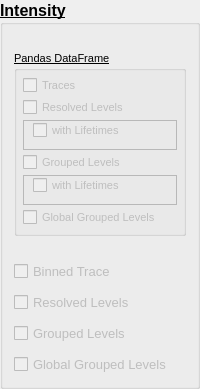
               <widget class="QGroupBox" name="gbxExport_Int">
                <property name="sizePolicy">
                 <sizepolicy hsizetype="Fixed" vsizetype="Minimum">
                  <horstretch>0</horstretch>
                  <verstretch>0</verstretch>
                 </sizepolicy>
                </property>
                <property name="minimumSize">
                 <size>
                  <width>0</width>
                  <height>0</height>
                 </size>
                </property>
                <property name="font">
                 <font>
                  <pointsize>12</pointsize>
                  <weight>75</weight>
                  <bold>true</bold>
                  <underline>true</underline>
                  <strikeout>false</strikeout>
                 </font>
                </property>
                <property name="title">
                 <string>Intensity</string>
                </property>
                <property name="flat">
                 <bool>false</bool>
                </property>
                <layout class="QVBoxLayout" name="verticalLayout_12">
                 <property name="spacing">
                  <number>10</number>
                 </property>
                 <item>
                  <spacer name="verticalSpacer_7">
                   <property name="orientation">
                    <enum>Qt::Vertical</enum>
                   </property>
                   <property name="sizeType">
                    <enum>QSizePolicy::Fixed</enum>
                   </property>
                   <property name="sizeHint" stdset="0">
                    <size>
                     <width>20</width>
                     <height>15</height>
                    </size>
                   </property>
                  </spacer>
                 </item>
                 <item>
                  <widget class="QGroupBox" name="gbxDFIntensity">
                   <property name="font">
                    <font>
                     <pointsize>8</pointsize>
                     <weight>50</weight>
                     <bold>false</bold>
                     <underline>true</underline>
                     <strikeout>false</strikeout>
                    </font>
                   </property>
                   <property name="layoutDirection">
                    <enum>Qt::LeftToRight</enum>
                   </property>
                   <property name="title">
                    <string>Pandas DataFrame</string>
                   </property>
                   <layout class="QVBoxLayout" name="verticalLayout_18">
                    <property name="spacing">
                     <number>3</number>
                    </property>
                    <property name="leftMargin">
                     <number>6</number>
                    </property>
                    <property name="topMargin">
                     <number>6</number>
                    </property>
                    <property name="rightMargin">
                     <number>6</number>
                    </property>
                    <property name="bottomMargin">
                     <number>6</number>
                    </property>
                    <item>
                     <widget class="QCheckBox" name="chbEx_DF_Traces">
                      <property name="enabled">
                       <bool>false</bool>
                      </property>
                      <property name="font">
                       <font>
                        <pointsize>8</pointsize>
                        <weight>50</weight>
                        <bold>false</bold>
                        <underline>false</underline>
                        <strikeout>false</strikeout>
                       </font>
                      </property>
                      <property name="text">
                       <string>Traces</string>
                      </property>
                     </widget>
                    </item>
                    <item>
                     <widget class="QCheckBox" name="chbEx_DF_Levels">
                      <property name="enabled">
                       <bool>false</bool>
                      </property>
                      <property name="font">
                       <font>
                        <pointsize>8</pointsize>
                        <weight>50</weight>
                        <bold>false</bold>
                        <underline>false</underline>
                        <strikeout>false</strikeout>
                       </font>
                      </property>
                      <property name="text">
                       <string>Resolved Levels</string>
                      </property>
                     </widget>
                    </item>
                    <item>
                     <widget class="QFrame" name="frame_7">
                      <property name="frameShape">
                       <enum>QFrame::StyledPanel</enum>
                      </property>
                      <property name="frameShadow">
                       <enum>QFrame::Raised</enum>
                      </property>
                      <layout class="QVBoxLayout" name="verticalLayout_22">
                       <property name="topMargin">
                        <number>0</number>
                       </property>
                       <item>
                        <widget class="QCheckBox" name="chbEx_DF_Levels_Lifetimes">
                         <property name="enabled">
                          <bool>false</bool>
                         </property>
                         <property name="font">
                          <font>
                           <pointsize>8</pointsize>
                           <weight>50</weight>
                           <bold>false</bold>
                           <underline>false</underline>
                           <strikeout>false</strikeout>
                          </font>
                         </property>
                         <property name="text">
                          <string>with Lifetimes</string>
                         </property>
                        </widget>
                       </item>
                      </layout>
                     </widget>
                    </item>
                    <item>
                     <widget class="QCheckBox" name="chbEx_DF_Grouped_Levels">
                      <property name="enabled">
                       <bool>false</bool>
                      </property>
                      <property name="font">
                       <font>
                        <pointsize>8</pointsize>
                        <weight>50</weight>
                        <bold>false</bold>
                        <underline>false</underline>
                        <strikeout>false</strikeout>
                       </font>
                      </property>
                      <property name="text">
                       <string>Grouped Levels</string>
                      </property>
                     </widget>
                    </item>
                    <item>
                     <widget class="QFrame" name="frame_8">
                      <property name="frameShape">
                       <enum>QFrame::StyledPanel</enum>
                      </property>
                      <property name="frameShadow">
                       <enum>QFrame::Raised</enum>
                      </property>
                      <layout class="QVBoxLayout" name="verticalLayout_23">
                       <property name="topMargin">
                        <number>0</number>
                       </property>
                       <item>
                        <widget class="QCheckBox" name="chbEx_DF_Grouped_Levels_Lifetimes">
                         <property name="enabled">
                          <bool>false</bool>
                         </property>
                         <property name="font">
                          <font>
                           <pointsize>8</pointsize>
                           <weight>50</weight>
                           <bold>false</bold>
                           <underline>false</underline>
                           <strikeout>false</strikeout>
                          </font>
                         </property>
                         <property name="text">
                          <string>with Lifetimes</string>
                         </property>
                        </widget>
                       </item>
                      </layout>
                     </widget>
                    </item>
                    <item>
                     <widget class="QCheckBox" name="chbEx_DF_Global_Grouped_Levels">
                      <property name="enabled">
                       <bool>false</bool>
                      </property>
                      <property name="font">
                       <font>
                        <pointsize>8</pointsize>
                        <weight>50</weight>
                        <bold>false</bold>
                        <underline>false</underline>
                        <strikeout>false</strikeout>
                       </font>
                      </property>
                      <property name="text">
                       <string>Global Grouped Levels</string>
                      </property>
                     </widget>
                    </item>
                   </layout>
                  </widget>
                 </item>
                 <item>
                  <spacer name="verticalSpacer_8">
                   <property name="orientation">
                    <enum>Qt::Vertical</enum>
                   </property>
                   <property name="sizeType">
                    <enum>QSizePolicy::Fixed</enum>
                   </property>
                   <property name="sizeHint" stdset="0">
                    <size>
                     <width>20</width>
                     <height>15</height>
                    </size>
                   </property>
                  </spacer>
                 </item>
                 <item>
                  <widget class="QCheckBox" name="chbEx_Trace">
                   <property name="enabled">
                    <bool>false</bool>
                   </property>
                   <property name="font">
                    <font>
                     <pointsize>10</pointsize>
                     <weight>50</weight>
                     <bold>false</bold>
                     <underline>false</underline>
                     <strikeout>false</strikeout>
                    </font>
                   </property>
                   <property name="text">
                    <string>Binned Trace</string>
                   </property>
                  </widget>
                 </item>
                 <item>
                  <widget class="QCheckBox" name="chbEx_Levels">
                   <property name="enabled">
                    <bool>false</bool>
                   </property>
                   <property name="font">
                    <font>
                     <pointsize>10</pointsize>
                     <weight>50</weight>
                     <bold>false</bold>
                     <underline>false</underline>
                     <strikeout>false</strikeout>
                    </font>
                   </property>
                   <property name="text">
                    <string>Resolved Levels</string>
                   </property>
                  </widget>
                 </item>
                 <item>
                  <widget class="QCheckBox" name="chbEx_Grouped_Levels">
                   <property name="enabled">
                    <bool>false</bool>
                   </property>
                   <property name="font">
                    <font>
                     <pointsize>10</pointsize>
                     <weight>50</weight>
                     <bold>false</bold>
                     <underline>false</underline>
                     <strikeout>false</strikeout>
                    </font>
                   </property>
                   <property name="text">
                    <string>Grouped Levels</string>
                   </property>
                  </widget>
                 </item>
                 <item>
                  <widget class="QCheckBox" name="chbEx_Global_Grouped_Levels">
                   <property name="enabled">
                    <bool>false</bool>
                   </property>
                   <property name="font">
                    <font>
                     <pointsize>10</pointsize>
                     <weight>50</weight>
                     <bold>false</bold>
                     <underline>false</underline>
                     <strikeout>false</strikeout>
                    </font>
                   </property>
                   <property name="text">
                    <string>Global Grouped Levels</string>
                   </property>
                  </widget>
                 </item>
                </layout>
               </widget>
